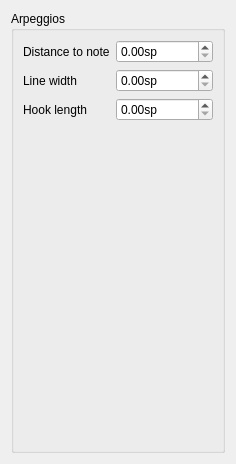
     <widget class="QWidget" name="page">
      <layout class="QVBoxLayout" name="verticalLayout_15">
       <item>
        <widget class="QGroupBox" name="groupBox_7">
         <property name="title">
          <string>Arpeggios</string>
         </property>
         <property name="flat">
          <bool>true</bool>
         </property>
         <layout class="QVBoxLayout" name="verticalLayout_16">
          <item>
           <layout class="QFormLayout" name="formLayout_7">
            <item row="0" column="0">
             <widget class="QLabel" name="label_26">
              <property name="text">
               <string>Distance to note</string>
              </property>
             </widget>
            </item>
            <item row="0" column="1">
             <widget class="QDoubleSpinBox" name="arpeggioNoteDistance">
              <property name="suffix">
               <string>sp</string>
              </property>
              <property name="maximum">
               <double>99999999.000000000000000</double>
              </property>
              <property name="singleStep">
               <double>0.200000000000000</double>
              </property>
             </widget>
            </item>
            <item row="1" column="0">
             <widget class="QLabel" name="label_27">
              <property name="text">
               <string>Line width</string>
              </property>
             </widget>
            </item>
            <item row="1" column="1">
             <widget class="QDoubleSpinBox" name="arpeggioLineWidth">
              <property name="suffix">
               <string>sp</string>
              </property>
              <property name="maximum">
               <double>999999.000000000000000</double>
              </property>
              <property name="singleStep">
               <double>0.100000000000000</double>
              </property>
             </widget>
            </item>
            <item row="2" column="0">
             <widget class="QLabel" name="label_28">
              <property name="text">
               <string>Hook length</string>
              </property>
             </widget>
            </item>
            <item row="2" column="1">
             <widget class="QDoubleSpinBox" name="arpeggioHookLen">
              <property name="suffix">
               <string>sp</string>
              </property>
              <property name="maximum">
               <double>99999.000000000000000</double>
              </property>
              <property name="singleStep">
               <double>0.100000000000000</double>
              </property>
             </widget>
            </item>
           </layout>
          </item>
          <item>
           <spacer name="verticalSpacer_8">
            <property name="orientation">
             <enum>Qt::Vertical</enum>
            </property>
            <property name="sizeHint" stdset="0">
             <size>
              <width>20</width>
              <height>320</height>
             </size>
            </property>
           </spacer>
          </item>
         </layout>
        </widget>
       </item>
      </layout>
     </widget>
